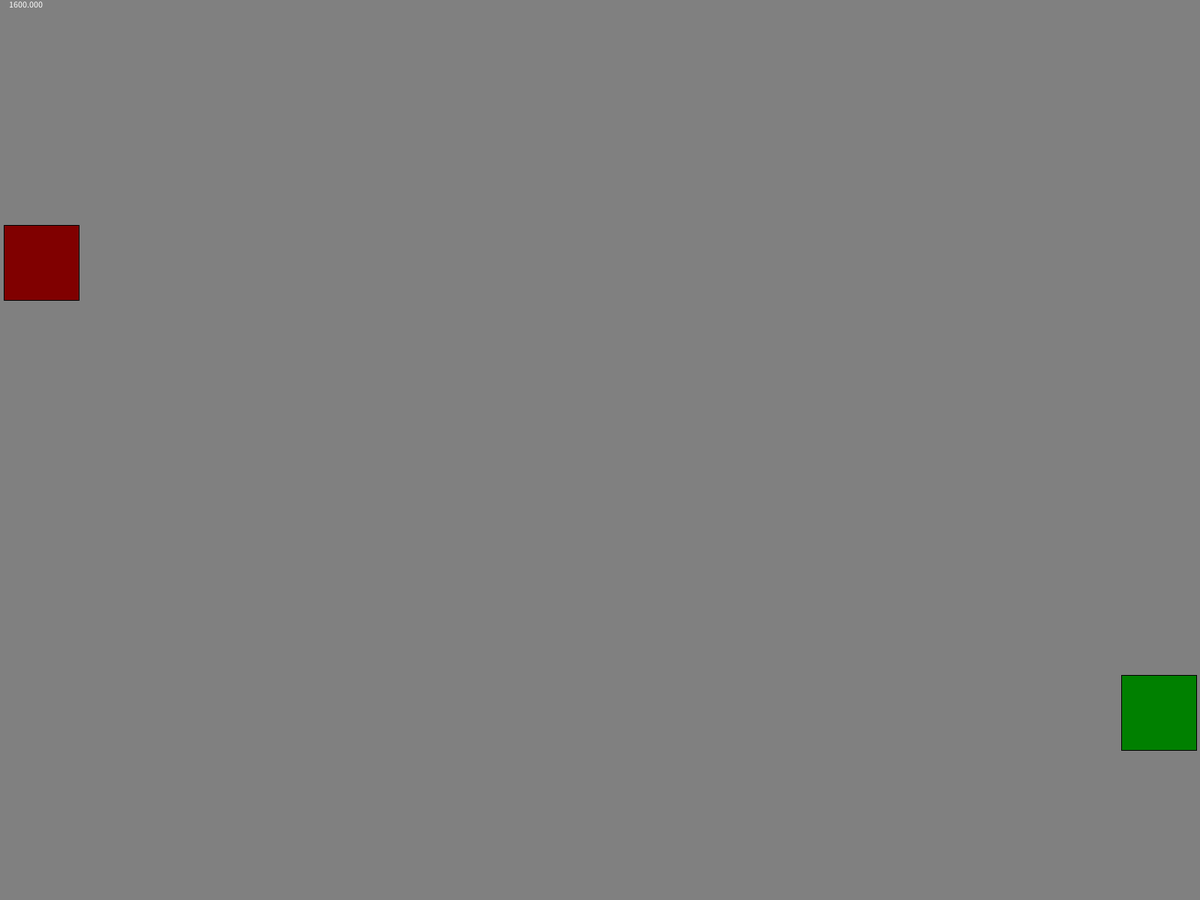
Frame 1 (no input)
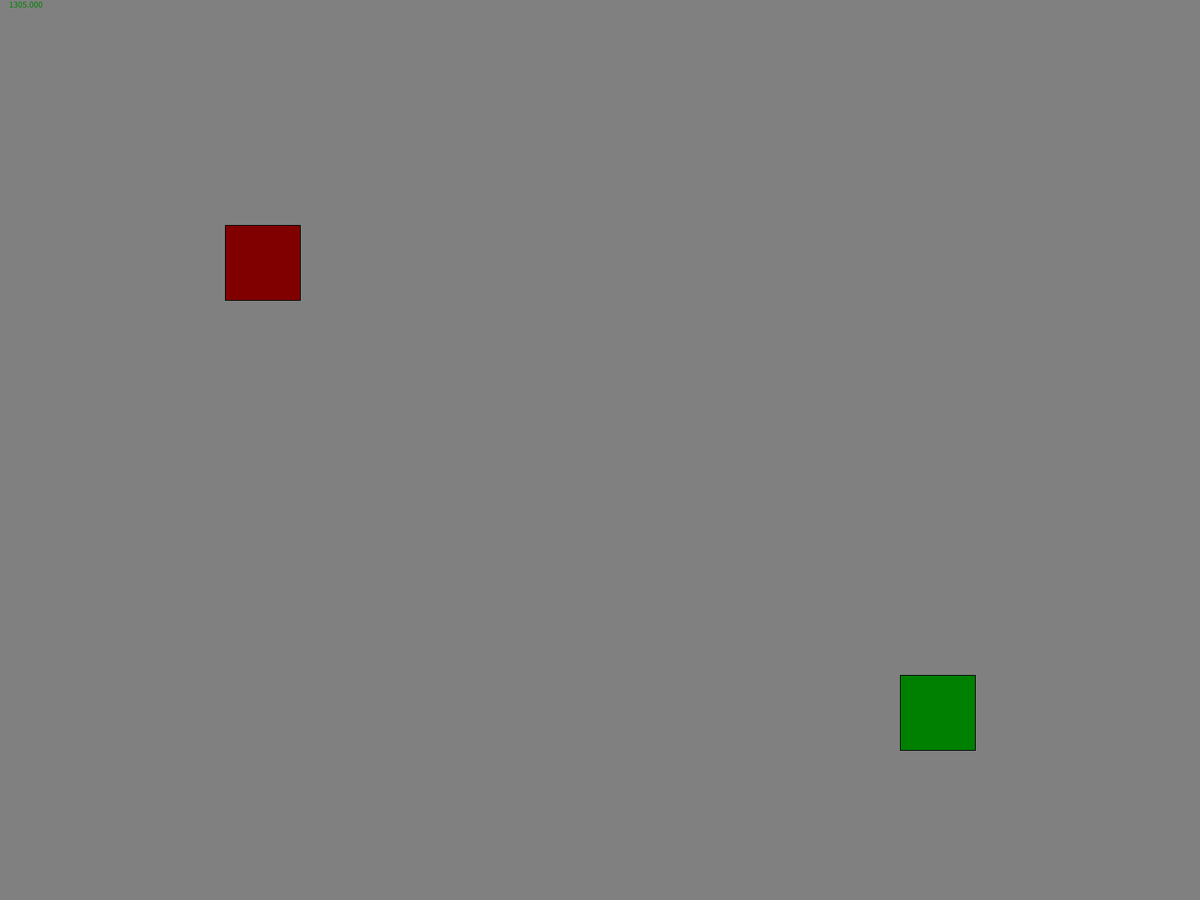
Frame 60 (the mouse pressed at the canvas centre just before this capture)
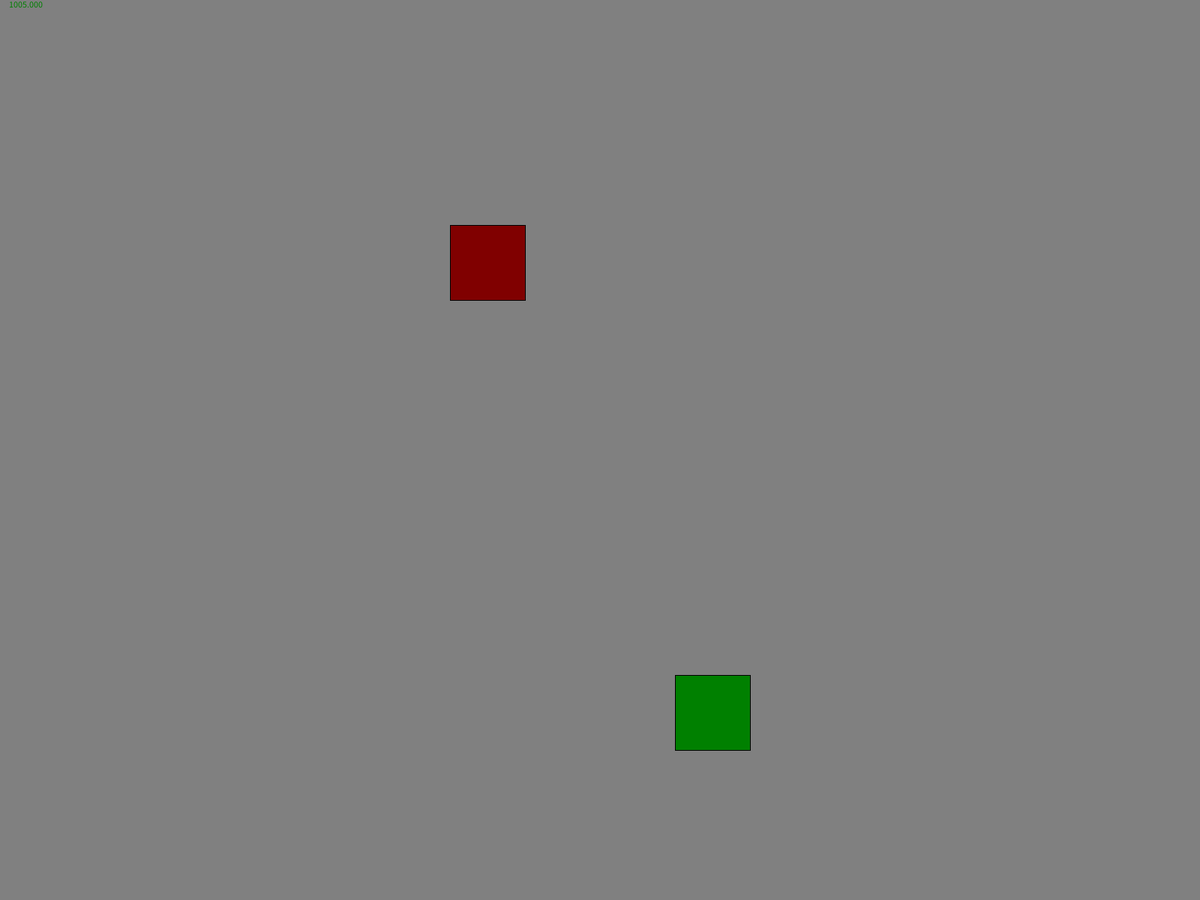
Frame 120 (the mouse held since frame 60 and released just before this capture)

The Processing sketch that drew these frames (run headless with seeded random() and noise(); from frame 60 on, the mouse is pressed at the canvas centre):

// Processing sketch: Ex_4
// ── Ex_4.pde
void settings() {
    // creates a full screen window
    fullScreen();
}

// global variables
float xPos1, yPos1, xPos2, yPos2;
float startXPos1, startXPos2;
float speed, rectSize;
void setup() {
    startXPos1 = 0;
    startXPos2 = width + rectSize;

    xPos1 = startXPos1;
    yPos1 = 1*height/4;

    xPos2 = startXPos2;
    yPos2 = 3*height/4;
    speed = 5;
    rectSize = 100;
}

void draw() {
    // draws background over each frame to avoid overlap
    background(128, 128, 128);
    text(xPos2,10,10);   // rect coordinates
    xPos1 += speed;
    xPos2 -= speed;


    // first square
    fill(128,0,0);
    if(xPos1 < width-rectSize) {
        rect(xPos1, yPos1, rectSize, rectSize);
    } else {
        // draw the amount of the rectangle past width at the left of the screen
        rect(0, yPos1, rectSize-(width-xPos1), rectSize);     
        // draw a new rectangle at the right of the screen without the part that gets cut off
        rect(xPos1, yPos1, width-xPos1, rectSize);
    }
    if (xPos1 >= width) {
        // draw the original rectangle in the start position once the entire rectangle has gone past the screen
        xPos1 = startXPos1;
    }

    // second square
    fill(0,128,0);
    if(xPos2 > rectSize) {
        rect(xPos2-rectSize, yPos2, rectSize, rectSize);
    } else {
        rect(width, yPos2, xPos2-rectSize, rectSize);  
        rect(0, yPos2, xPos2, rectSize);
    }
    if (xPos2 <= 0) {
        xPos2 = startXPos2;
    }

    
}
